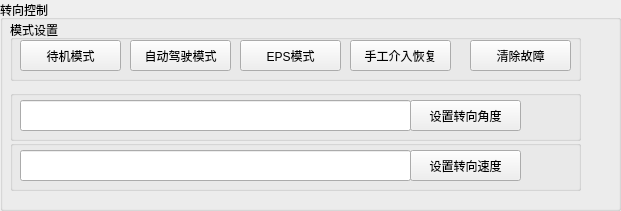
  <widget class="QGroupBox" name="groupBox">
   <property name="geometry">
    <rect>
     <x>10</x>
     <y>10</y>
     <width>621</width>
     <height>211</height>
    </rect>
   </property>
   <property name="title">
    <string>转向控制</string>
   </property>
   <widget class="QGroupBox" name="groupBox_2">
    <property name="geometry">
     <rect>
      <x>10</x>
      <y>90</y>
      <width>571</width>
      <height>51</height>
     </rect>
    </property>
    <property name="title">
     <string/>
    </property>
    <widget class="QLineEdit" name="angle_input">
     <property name="geometry">
      <rect>
       <x>10</x>
       <y>10</y>
       <width>391</width>
       <height>31</height>
      </rect>
     </property>
    </widget>
    <widget class="QPushButton" name="set_turnning_angle">
     <property name="geometry">
      <rect>
       <x>400</x>
       <y>10</y>
       <width>111</width>
       <height>31</height>
      </rect>
     </property>
     <property name="text">
      <string>设置转向角度</string>
     </property>
    </widget>
   </widget>
   <widget class="QGroupBox" name="groupBox_3">
    <property name="geometry">
     <rect>
      <x>10</x>
      <y>140</y>
      <width>571</width>
      <height>51</height>
     </rect>
    </property>
    <property name="title">
     <string/>
    </property>
    <widget class="QLineEdit" name="speed_input">
     <property name="geometry">
      <rect>
       <x>10</x>
       <y>10</y>
       <width>391</width>
       <height>31</height>
      </rect>
     </property>
     <property name="text">
      <string/>
     </property>
    </widget>
    <widget class="QPushButton" name="set_speed">
     <property name="geometry">
      <rect>
       <x>400</x>
       <y>10</y>
       <width>111</width>
       <height>31</height>
      </rect>
     </property>
     <property name="text">
      <string>设置转向速度</string>
     </property>
    </widget>
   </widget>
   <widget class="QGroupBox" name="groupBox_15">
    <property name="geometry">
     <rect>
      <x>10</x>
      <y>20</y>
      <width>571</width>
      <height>61</height>
     </rect>
    </property>
    <property name="title">
     <string>模式设置</string>
    </property>
    <widget class="QPushButton" name="turning_ctl_mode_btn">
     <property name="geometry">
      <rect>
       <x>10</x>
       <y>20</y>
       <width>101</width>
       <height>31</height>
      </rect>
     </property>
     <property name="text">
      <string>待机模式</string>
     </property>
    </widget>
    <widget class="QPushButton" name="turning_trl_auto">
     <property name="geometry">
      <rect>
       <x>120</x>
       <y>20</y>
       <width>101</width>
       <height>31</height>
      </rect>
     </property>
     <property name="text">
      <string>自动驾驶模式</string>
     </property>
    </widget>
    <widget class="QPushButton" name="turin_ctl_eps">
     <property name="geometry">
      <rect>
       <x>230</x>
       <y>20</y>
       <width>101</width>
       <height>31</height>
      </rect>
     </property>
     <property name="text">
      <string>EPS模式</string>
     </property>
    </widget>
    <widget class="QPushButton" name="turning_ctl_clear">
     <property name="geometry">
      <rect>
       <x>460</x>
       <y>20</y>
       <width>101</width>
       <height>31</height>
      </rect>
     </property>
     <property name="text">
      <string>清除故障</string>
     </property>
    </widget>
    <widget class="QPushButton" name="turning_ctl_manu">
     <property name="geometry">
      <rect>
       <x>340</x>
       <y>20</y>
       <width>101</width>
       <height>31</height>
      </rect>
     </property>
     <property name="text">
      <string>手工介入恢复</string>
     </property>
    </widget>
   </widget>
  </widget>
